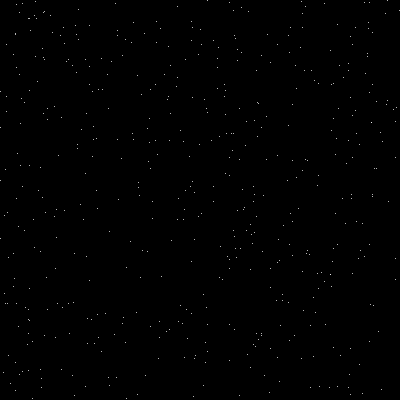
Frame 1 (no input)
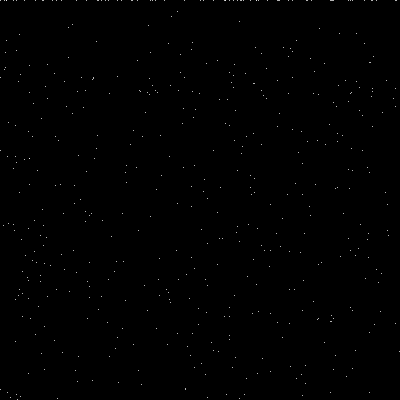
Frame 60 (the mouse pressed at the canvas centre just before this capture)
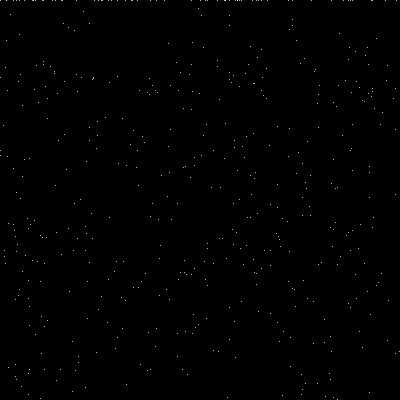
Frame 120 (the mouse held since frame 60 and released just before this capture)

The Processing sketch that drew these frames (run headless with seeded random() and noise(); from frame 60 on, the mouse is pressed at the canvas centre):

// Processing sketch: processing_164756
// ── processing_164756.pde

float[] xCoord = new float[500];
float[] yCoord = new float[500];
float[] speed= new float [500];

void setup() {
  size(400, 400);
  for (int i = 0; i < 500; i++) {
    xCoord[i] = random(width);
    yCoord[i] = random(height);
    speed [i] = random(0,100);
  }
}

void draw() {
  background(0);
  stroke(255);
  for (int i = 0; i < 500; i++) {
    point(xCoord[i], yCoord[i]);
     yCoord[i]+= speed[i];
    if (yCoord[i]>height) {
      yCoord[i]= 0;
    }
  }
}
